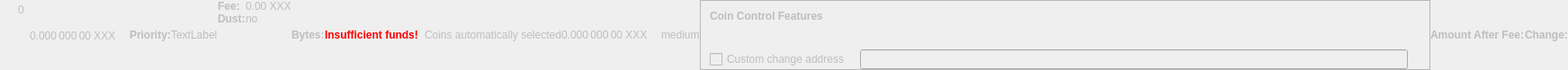
    <widget class="QWidget" name="dummyHideWidget" native="true">
     <property name="enabled">
      <bool>false</bool>
     </property>
     <property name="maximumSize">
      <size>
       <width>100</width>
       <height>22</height>
      </size>
     </property>
     <layout class="QHBoxLayout" name="dummyHideLayout">
      <property name="spacing">
       <number>0</number>
      </property>
      <property name="margin">
       <number>0</number>
      </property>
      <item>
       <layout class="QFormLayout" name="formLayoutCoinControl1">
        <property name="horizontalSpacing">
         <number>10</number>
        </property>
        <property name="verticalSpacing">
         <number>14</number>
        </property>
        <property name="leftMargin">
         <number>10</number>
        </property>
        <property name="topMargin">
         <number>4</number>
        </property>
        <property name="rightMargin">
         <number>6</number>
        </property>
        <item row="0" column="1">
         <widget class="QLabel" name="labelCoinControlBytes">
          <property name="cursor">
           <cursorShape>IBeamCursor</cursorShape>
          </property>
          <property name="contextMenuPolicy">
           <enum>Qt::ActionsContextMenu</enum>
          </property>
          <property name="text">
           <string notr="true">0</string>
          </property>
          <property name="textInteractionFlags">
           <set>Qt::LinksAccessibleByMouse|Qt::TextSelectableByKeyboard|Qt::TextSelectableByMouse</set>
          </property>
         </widget>
        </item>
       </layout>
      </item>
      <item>
       <widget class="QLabel" name="labelCoinControlAfterFee">
        <property name="enabled">
         <bool>false</bool>
        </property>
        <property name="sizePolicy">
         <sizepolicy hsizetype="Fixed" vsizetype="Fixed">
          <horstretch>0</horstretch>
          <verstretch>0</verstretch>
         </sizepolicy>
        </property>
        <property name="minimumSize">
         <size>
          <width>111</width>
          <height>12</height>
         </size>
        </property>
        <property name="maximumSize">
         <size>
          <width>111</width>
          <height>12</height>
         </size>
        </property>
        <property name="cursor">
         <cursorShape>IBeamCursor</cursorShape>
        </property>
        <property name="contextMenuPolicy">
         <enum>Qt::ActionsContextMenu</enum>
        </property>
        <property name="text">
         <string notr="true">0.000 000 00 XXX</string>
        </property>
        <property name="textInteractionFlags">
         <set>Qt::LinksAccessibleByMouse|Qt::TextSelectableByKeyboard|Qt::TextSelectableByMouse</set>
        </property>
       </widget>
      </item>
      <item>
       <widget class="QLabel" name="labelCoinControlPriorityText">
        <property name="enabled">
         <bool>false</bool>
        </property>
        <property name="font">
         <font>
          <weight>75</weight>
          <bold>true</bold>
         </font>
        </property>
        <property name="text">
         <string>Priority:</string>
        </property>
       </widget>
      </item>
      <item>
       <layout class="QHBoxLayout" name="horizontalLayout">
        <item>
         <widget class="QLabel" name="WarningLabel">
          <property name="text">
           <string>TextLabel</string>
          </property>
         </widget>
        </item>
       </layout>
      </item>
      <item>
       <layout class="QFormLayout" name="formLayoutCoinControl3">
        <property name="horizontalSpacing">
         <number>0</number>
        </property>
        <property name="verticalSpacing">
         <number>0</number>
        </property>
        <property name="leftMargin">
         <number>0</number>
        </property>
        <property name="topMargin">
         <number>0</number>
        </property>
        <property name="rightMargin">
         <number>0</number>
        </property>
        <item row="0" column="0">
         <widget class="QLabel" name="labelCoinControlFeeText">
          <property name="enabled">
           <bool>false</bool>
          </property>
          <property name="font">
           <font>
            <weight>75</weight>
            <bold>true</bold>
           </font>
          </property>
          <property name="text">
           <string>Fee:</string>
          </property>
          <property name="margin">
           <number>0</number>
          </property>
         </widget>
        </item>
        <item row="0" column="1">
         <widget class="QLabel" name="labelCoinControlFee">
          <property name="enabled">
           <bool>false</bool>
          </property>
          <property name="cursor">
           <cursorShape>IBeamCursor</cursorShape>
          </property>
          <property name="contextMenuPolicy">
           <enum>Qt::ActionsContextMenu</enum>
          </property>
          <property name="text">
           <string notr="true">0.00 XXX</string>
          </property>
          <property name="textInteractionFlags">
           <set>Qt::LinksAccessibleByMouse|Qt::TextSelectableByKeyboard|Qt::TextSelectableByMouse</set>
          </property>
         </widget>
        </item>
        <item row="1" column="0">
         <widget class="QLabel" name="labelCoinControlLowOutputText">
          <property name="enabled">
           <bool>false</bool>
          </property>
          <property name="font">
           <font>
            <weight>75</weight>
            <bold>true</bold>
           </font>
          </property>
          <property name="text">
           <string>Dust:</string>
          </property>
         </widget>
        </item>
        <item row="1" column="1">
         <widget class="QLabel" name="labelCoinControlLowOutput">
          <property name="enabled">
           <bool>false</bool>
          </property>
          <property name="cursor">
           <cursorShape>IBeamCursor</cursorShape>
          </property>
          <property name="contextMenuPolicy">
           <enum>Qt::ActionsContextMenu</enum>
          </property>
          <property name="text">
           <string>no</string>
          </property>
          <property name="textInteractionFlags">
           <set>Qt::LinksAccessibleByMouse|Qt::TextSelectableByKeyboard|Qt::TextSelectableByMouse</set>
          </property>
         </widget>
        </item>
       </layout>
      </item>
      <item>
       <widget class="QLabel" name="labelCoinControlBytesText">
        <property name="enabled">
         <bool>false</bool>
        </property>
        <property name="font">
         <font>
          <weight>75</weight>
          <bold>true</bold>
         </font>
        </property>
        <property name="text">
         <string>Bytes:</string>
        </property>
       </widget>
      </item>
      <item>
       <layout class="QFormLayout" name="formLayoutCoinControl2">
        <property name="horizontalSpacing">
         <number>0</number>
        </property>
        <property name="verticalSpacing">
         <number>0</number>
        </property>
        <property name="leftMargin">
         <number>0</number>
        </property>
        <property name="topMargin">
         <number>0</number>
        </property>
        <property name="rightMargin">
         <number>0</number>
        </property>
       </layout>
      </item>
      <item>
       <layout class="QHBoxLayout" name="horizontalLayoutCoinControl2">
        <property name="spacing">
         <number>0</number>
        </property>
        <property name="bottomMargin">
         <number>0</number>
        </property>
       </layout>
      </item>
      <item>
       <widget class="QLabel" name="labelCoinControlInsuffFunds">
        <property name="enabled">
         <bool>false</bool>
        </property>
        <property name="minimumSize">
         <size>
          <width>0</width>
          <height>0</height>
         </size>
        </property>
        <property name="font">
         <font>
          <weight>75</weight>
          <bold>true</bold>
         </font>
        </property>
        <property name="styleSheet">
         <string notr="true">color:red;font-weight:bold;</string>
        </property>
        <property name="text">
         <string>Insufficient funds!</string>
        </property>
        <property name="margin">
         <number>5</number>
        </property>
       </widget>
      </item>
      <item>
       <layout class="QFormLayout" name="formLayoutCoinControl4">
        <property name="horizontalSpacing">
         <number>0</number>
        </property>
        <property name="verticalSpacing">
         <number>0</number>
        </property>
        <property name="leftMargin">
         <number>0</number>
        </property>
        <property name="topMargin">
         <number>0</number>
        </property>
        <property name="rightMargin">
         <number>0</number>
        </property>
       </layout>
      </item>
      <item>
       <widget class="QLabel" name="labelCoinControlChangeLabel">
        <property name="enabled">
         <bool>false</bool>
        </property>
        <property name="sizePolicy">
         <sizepolicy hsizetype="Preferred" vsizetype="Expanding">
          <horstretch>0</horstretch>
          <verstretch>0</verstretch>
         </sizepolicy>
        </property>
        <property name="minimumSize">
         <size>
          <width>0</width>
          <height>0</height>
         </size>
        </property>
        <property name="text">
         <string/>
        </property>
        <property name="margin">
         <number>3</number>
        </property>
       </widget>
      </item>
      <item>
       <widget class="QLabel" name="labelCoinControlAutomaticallySelected">
        <property name="enabled">
         <bool>false</bool>
        </property>
        <property name="sizePolicy">
         <sizepolicy hsizetype="Fixed" vsizetype="Fixed">
          <horstretch>0</horstretch>
          <verstretch>0</verstretch>
         </sizepolicy>
        </property>
        <property name="minimumSize">
         <size>
          <width>0</width>
          <height>0</height>
         </size>
        </property>
        <property name="maximumSize">
         <size>
          <width>240</width>
          <height>16777215</height>
         </size>
        </property>
        <property name="text">
         <string>Coins automatically selected</string>
        </property>
        <property name="margin">
         <number>5</number>
        </property>
       </widget>
      </item>
      <item>
       <widget class="QLabel" name="labelCoinControlChange">
        <property name="enabled">
         <bool>false</bool>
        </property>
        <property name="sizePolicy">
         <sizepolicy hsizetype="Fixed" vsizetype="Fixed">
          <horstretch>0</horstretch>
          <verstretch>0</verstretch>
         </sizepolicy>
        </property>
        <property name="minimumSize">
         <size>
          <width>111</width>
          <height>0</height>
         </size>
        </property>
        <property name="maximumSize">
         <size>
          <width>111</width>
          <height>16777215</height>
         </size>
        </property>
        <property name="cursor">
         <cursorShape>IBeamCursor</cursorShape>
        </property>
        <property name="contextMenuPolicy">
         <enum>Qt::ActionsContextMenu</enum>
        </property>
        <property name="text">
         <string notr="true">0.000 000 00 XXX</string>
        </property>
        <property name="textInteractionFlags">
         <set>Qt::LinksAccessibleByMouse|Qt::TextSelectableByKeyboard|Qt::TextSelectableByMouse</set>
        </property>
       </widget>
      </item>
      <item>
       <widget class="QLabel" name="labelCoinControlPriority">
        <property name="enabled">
         <bool>false</bool>
        </property>
        <property name="cursor">
         <cursorShape>IBeamCursor</cursorShape>
        </property>
        <property name="contextMenuPolicy">
         <enum>Qt::ActionsContextMenu</enum>
        </property>
        <property name="text">
         <string>medium</string>
        </property>
        <property name="textInteractionFlags">
         <set>Qt::LinksAccessibleByMouse|Qt::TextSelectableByKeyboard|Qt::TextSelectableByMouse</set>
        </property>
       </widget>
      </item>
      <item>
       <widget class="QFrame" name="frameCoinControl">
        <property name="sizePolicy">
         <sizepolicy hsizetype="Expanding" vsizetype="Expanding">
          <horstretch>0</horstretch>
          <verstretch>0</verstretch>
         </sizepolicy>
        </property>
        <property name="maximumSize">
         <size>
          <width>16777215</width>
          <height>16777215</height>
         </size>
        </property>
        <property name="frameShape">
         <enum>QFrame::StyledPanel</enum>
        </property>
        <property name="frameShadow">
         <enum>QFrame::Sunken</enum>
        </property>
        <layout class="QVBoxLayout" name="verticalLayoutCoinControl2_2">
         <property name="spacing">
          <number>0</number>
         </property>
         <property name="margin">
          <number>0</number>
         </property>
         <item>
          <layout class="QVBoxLayout" name="verticalLayoutCoinControl" stretch="0,0,0,1">
           <property name="spacing">
            <number>0</number>
           </property>
           <property name="leftMargin">
            <number>10</number>
           </property>
           <property name="topMargin">
            <number>10</number>
           </property>
           <item>
            <layout class="QHBoxLayout" name="horizontalLayoutCoinControl1">
             <property name="bottomMargin">
              <number>15</number>
             </property>
             <item>
              <widget class="QLabel" name="labelCoinControlFeatures">
               <property name="enabled">
                <bool>false</bool>
               </property>
               <property name="sizePolicy">
                <sizepolicy hsizetype="Preferred" vsizetype="Maximum">
                 <horstretch>0</horstretch>
                 <verstretch>0</verstretch>
                </sizepolicy>
               </property>
               <property name="font">
                <font>
                 <weight>75</weight>
                 <bold>true</bold>
                </font>
               </property>
               <property name="styleSheet">
                <string notr="true">font-weight:bold;</string>
               </property>
               <property name="text">
                <string>Coin Control Features</string>
               </property>
              </widget>
             </item>
            </layout>
           </item>
           <item>
            <widget class="QWidget" name="widgetCoinControl" native="true">
             <property name="sizePolicy">
              <sizepolicy hsizetype="Preferred" vsizetype="Preferred">
               <horstretch>0</horstretch>
               <verstretch>0</verstretch>
              </sizepolicy>
             </property>
             <property name="minimumSize">
              <size>
               <width>0</width>
               <height>0</height>
              </size>
             </property>
             <property name="styleSheet">
              <string notr="true"/>
             </property>
             <layout class="QHBoxLayout" name="horizontalLayoutCoinControl5_2">
              <property name="margin">
               <number>0</number>
              </property>
              <item>
               <layout class="QHBoxLayout" name="horizontalLayoutCoinControl3">
                <property name="spacing">
                 <number>20</number>
                </property>
                <property name="topMargin">
                 <number>0</number>
                </property>
                <property name="bottomMargin">
                 <number>10</number>
                </property>
               </layout>
              </item>
             </layout>
            </widget>
           </item>
           <item>
            <layout class="QHBoxLayout" name="horizontalLayoutCoinControl4" stretch="0,0,0">
             <property name="spacing">
              <number>12</number>
             </property>
             <property name="sizeConstraint">
              <enum>QLayout::SetDefaultConstraint</enum>
             </property>
             <property name="topMargin">
              <number>5</number>
             </property>
             <property name="rightMargin">
              <number>5</number>
             </property>
             <item>
              <widget class="QCheckBox" name="checkBoxCoinControlChange">
               <property name="enabled">
                <bool>false</bool>
               </property>
               <property name="toolTip">
                <string>If this is activated, but the change address is empty or invalid, change will be sent to a newly generated address.</string>
               </property>
               <property name="text">
                <string>Custom change address</string>
               </property>
              </widget>
             </item>
             <item>
              <widget class="QValidatedLineEdit" name="lineEditCoinControlChange">
               <property name="enabled">
                <bool>false</bool>
               </property>
               <property name="sizePolicy">
                <sizepolicy hsizetype="Expanding" vsizetype="Fixed">
                 <horstretch>0</horstretch>
                 <verstretch>0</verstretch>
                </sizepolicy>
               </property>
              </widget>
             </item>
             <item>
              <widget class="QLabel" name="labelCoinControlChangeLabel_2">
               <property name="sizePolicy">
                <sizepolicy hsizetype="Preferred" vsizetype="Expanding">
                 <horstretch>0</horstretch>
                 <verstretch>0</verstretch>
                </sizepolicy>
               </property>
               <property name="minimumSize">
                <size>
                 <width>0</width>
                 <height>0</height>
                </size>
               </property>
               <property name="text">
                <string/>
               </property>
               <property name="margin">
                <number>3</number>
               </property>
              </widget>
             </item>
            </layout>
           </item>
           <item>
            <spacer name="verticalSpacerCoinControl">
             <property name="orientation">
              <enum>Qt::Vertical</enum>
             </property>
             <property name="sizeHint" stdset="0">
              <size>
               <width>800</width>
               <height>1</height>
              </size>
             </property>
            </spacer>
           </item>
          </layout>
         </item>
        </layout>
       </widget>
      </item>
      <item>
       <widget class="QLabel" name="labelCoinControlAfterFeeText">
        <property name="enabled">
         <bool>false</bool>
        </property>
        <property name="minimumSize">
         <size>
          <width>0</width>
          <height>0</height>
         </size>
        </property>
        <property name="maximumSize">
         <size>
          <width>16777215</width>
          <height>16777215</height>
         </size>
        </property>
        <property name="font">
         <font>
          <weight>75</weight>
          <bold>true</bold>
         </font>
        </property>
        <property name="text">
         <string>Amount After Fee:</string>
        </property>
        <property name="alignment">
         <set>Qt::AlignLeading|Qt::AlignLeft|Qt::AlignVCenter</set>
        </property>
        <property name="margin">
         <number>0</number>
        </property>
       </widget>
      </item>
      <item>
       <widget class="QLabel" name="labelCoinControlChangeText">
        <property name="enabled">
         <bool>false</bool>
        </property>
        <property name="sizePolicy">
         <sizepolicy hsizetype="Preferred" vsizetype="Preferred">
          <horstretch>0</horstretch>
          <verstretch>0</verstretch>
         </sizepolicy>
        </property>
        <property name="minimumSize">
         <size>
          <width>0</width>
          <height>0</height>
         </size>
        </property>
        <property name="maximumSize">
         <size>
          <width>16777215</width>
          <height>16777215</height>
         </size>
        </property>
        <property name="font">
         <font>
          <weight>75</weight>
          <bold>true</bold>
         </font>
        </property>
        <property name="text">
         <string>Change:</string>
        </property>
        <property name="alignment">
         <set>Qt::AlignLeading|Qt::AlignLeft|Qt::AlignVCenter</set>
        </property>
       </widget>
      </item>
     </layout>
    </widget>
